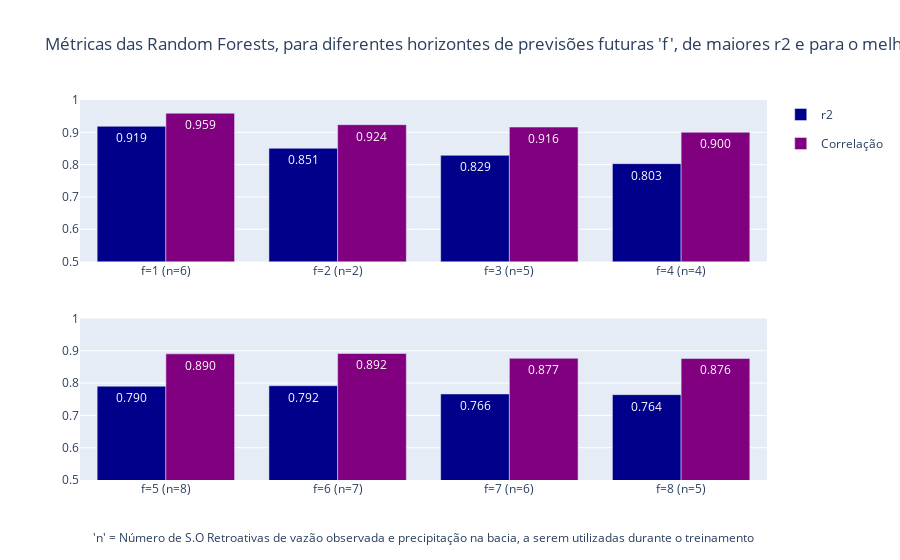

Source (notebook cell):
### Code cell
from plotly.subplots import make_subplots
import plotly.graph_objects as go

# Custom labels for each subplot
custom_labels_r2_2 = ['f=5 (n=8)', 'f=6 (n=7)', 'f=7 (n=6)', 'f=8 (n=5)']
custom_labels_r2_1 = ['f=1 (n=6)', 'f=2 (n=2)', 'f=3 (n=5)', 'f=4 (n=4)']

# custom_labels_r2_2 = ['f=5 & n=3', 'f=6 & n=2', 'f=7 & n=1', 'f=8 & n=7']
# custom_labels_r2_1 = ['f=1 & n=7', 'f=2 & n=1', 'f=3 & n=5', 'f=4 & n=2']

# Define colors for bars
r2_color = 'darkblue'
corr_color = 'purple'

# Create subplots
fig = make_subplots(rows=2, cols=1) # subplot_titles=("Custom Labels for n=5 to n=8", "Custom Labels for n=1 to n=4")

# Add traces to subplot 1
fig.add_trace(go.Bar(
    x=custom_labels_r2_1,
    y=df_plt_1['metrics.r2'][:4],
    text=df_plt_1['metrics.r2'][:4].apply(lambda x: f'{x:.3f}'),  
    hovertemplate='%{y:.3f}',
    name='r2',
    legendgroup='r2_group',
    marker=dict(color=r2_color)
), row=1, col=1)

fig.add_trace(go.Bar(
    x=custom_labels_r2_1,
    y=df_plt_1['metrics.corr'][:4],
    text=df_plt_1['metrics.corr'][:4].apply(lambda x: f'{x:.3f}'),  
    hovertemplate='%{y:.3f}',
    name='Correlação',
    legendgroup='correlation_group',
    showlegend=False,
    marker=dict(color=corr_color)
), row=1, col=1)

# Add traces to subplot 2
fig.add_trace(go.Bar(
    x=custom_labels_r2_2,
    y=df_plt_1['metrics.r2'][4:],
    text=df_plt_1['metrics.r2'][4:].apply(lambda x: f'{x:.3f}'),  
    hovertemplate='%{y:.3f}',
    name='r2',
    legendgroup='r2_group',
    showlegend=False,
    marker=dict(color=r2_color)
), row=2, col=1)

fig.add_trace(go.Bar(
    x=custom_labels_r2_2,
    y=df_plt_1['metrics.corr'][4:],
    text=df_plt_1['metrics.corr'][4:].apply(lambda x: f'{x:.3f}'),  
    hovertemplate='%{y:.3f}',
    name='Correlação',
    legendgroup='correlation_group',
    marker=dict(color=corr_color)
), row=2, col=1)

# Update layout
fig.update_layout(
    title=f"Métricas {name_plots}, para diferentes horizontes de previsões futuras 'f', de maiores r2 e para o melhor 'n' ",
    #xaxis=dict(title='Número de S.O Retroativas "n" a serem utilizadas durante o treinamento'),
    barmode='group',
)

# Set the same y-axis range for both subplots
fig.update_yaxes(range=[0.5, 1.0], row=1, col=1)
fig.update_yaxes(range=[0.5, 1.0], row=2, col=1)

# Add annotations
fig.add_annotation(text="'n' = Número de S.O Retroativas de vazão observada e precipitação na bacia, a serem utilizadas durante o treinamento",
                   xref="paper", yref="paper",
                   x=0.5, y=-0.18, showarrow=False)

# Add annotations
fig.add_annotation(text="'f' = Número da S.O Futura onde se prevê a vazão",
                   xref="paper", yref="paper",
                   x=0.5, y=-0.25, showarrow=False)

# Show the plot
fig.show()

### Figure 1 — Plotly figure (JSON) as saved in the notebook; plotly's stock layout.template omitted (floating-point values rounded to 4 significant figures)
{"data": [{"hovertemplate": "%{y:.3f}", "legendgroup": "r2_group", "marker": {"color": "darkblue"}, "name": "r2", "text": ["0.919", "0.851", "0.829", "0.803"], "type": "bar", "x": ["f=1 (n=6)", "f=2 (n=2)", "f=3 (n=5)", "f=4 (n=4)"], "xaxis": "x", "y": [0.9186, 0.8505, 0.8286, 0.8029], "yaxis": "y"}, {"hovertemplate": "%{y:.3f}", "legendgroup": "correlation_group", "marker": {"color": "purple"}, "name": "Correlação", "showlegend": false, "text": ["0.959", "0.924", "0.916", "0.900"], "type": "bar", "x": ["f=1 (n=6)", "f=2 (n=2)", "f=3 (n=5)", "f=4 (n=4)"], "xaxis": "x", "y": [0.959, 0.9236, 0.9162, 0.9003], "yaxis": "y"}, {"hovertemplate": "%{y:.3f}", "legendgroup": "r2_group", "marker": {"color": "darkblue"}, "name": "r2", "showlegend": false, "text": ["0.790", "0.792", "0.766", "0.764"], "type": "bar", "x": ["f=5 (n=8)", "f=6 (n=7)", "f=7 (n=6)", "f=8 (n=5)"], "xaxis": "x2", "y": [0.7903, 0.792, 0.7664, 0.7642], "yaxis": "y2"}, {"hovertemplate": "%{y:.3f}", "legendgroup": "correlation_group", "marker": {"color": "purple"}, "name": "Correlação", "text": ["0.890", "0.892", "0.877", "0.876"], "type": "bar", "x": ["f=5 (n=8)", "f=6 (n=7)", "f=7 (n=6)", "f=8 (n=5)"], "xaxis": "x2", "y": [0.8905, 0.8918, 0.8768, 0.8762], "yaxis": "y2"}], "layout": {"annotations": [{"showarrow": false, "text": "'n' = Número de S.O Retroativas de vazão observada e precipitação na bacia, a serem utilizadas durante o treinamento", "x": 0.5, "xref": "paper", "y": -0.18, "yref": "paper"}, {"showarrow": false, "text": "'f' = Número da S.O Futura onde se prevê a vazão", "x": 0.5, "xref": "paper", "y": -0.25, "yref": "paper"}], "barmode": "group", "title": {"text": "Métricas das Random Forests, para diferentes horizontes de previsões futuras 'f', de maiores r2 e para o melhor 'n' "}, "xaxis": {"anchor": "y", "domain": [0, 1]}, "xaxis2": {"anchor": "y2", "domain": [0, 1]}, "yaxis": {"anchor": "x", "domain": [0.575, 1], "range": [0.5, 1]}, "yaxis2": {"anchor": "x2", "domain": [0, 0.425], "range": [0.5, 1]}}}
